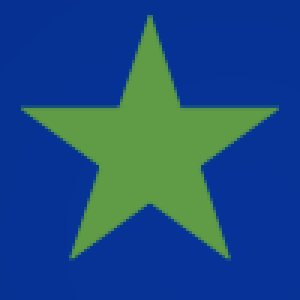
#> input picture Example1.png, 100 x 100 px (shown 3 times larger); its folder holds only this picture in this run
$ python PixelArtToPattern.py Example1.png
#> lines starting #> are read from the running program, lines starting #| are printed output that depends on the picture
#! /usr/bin/env python3

# Arguments - #1 Filename/path
#   All subsequent args are optional
#			- #2 scale - Upscaling factor (integer). Default is 10
#			- #3 guides - Guide locations (in original pixels). To get NO guides, specify an empty list ()
#			- #4 style - Style ('d'ot, 'l'ine, 'p'lus, 'n'one, 'c'ontrast) for ALL guides (or specify per guide, below). Dot is a single pixel dot at each corner, Line is a full outline of each pixel, Plus is a + sign at each corner (3 new pixels wide), None is nothing - use if you don't want each pixel guided. Contrast is as plus, but centre pixel is inverted colour. Default is Dot

#			- #5 colour - Custom colour - RGB triplet. Use to give custom colour for ALL guide marks. Default is black.
#                 - IF image has an alpha channel, can supply an RGBA quadruplet instead - opacity will be ignored if not available in image and will be added as opaque if required and not supplied
#			- #6 g_styles - Guide styles - list of length n_guides of style codes. Note these will be added in order, so if 2 guide specs appear at the same location, the symbols will be printed one above the other. If this is not given, all guide styles will match the global style
# Output file will be input name with "_chart" infixed.


#E.g. ./PixelArtToPattern.py "Squirrel.png", scale=10, style=d, guides=(1)
# OR ./PixelArtToPattern.py "Squirrel.png", scale=10, guides =(5, 10, 20), g_styles=(d, p, l)


from PIL import Image
from sys import argv

from ColourHandling import *

def print_use():
  """Print usage information"""
  print("Please supply filename first and remaining arguments with '=', e.g. `style=d`")


def split_args(args):
  """ Process args assuming a=b formatting """
  new_args = {}
  for item in args:
    segs=item.split('=')
    if(len(segs) == 2):
      new_args[segs[0].strip()] = segs[1].strip()
    else:
      print_use()
  return new_args


def add_guide(image, sz, spacing, style, colour):
  """ Add a SINGLE set of guide lines with defined spacing, style and colour
      E.g. adds lines at 0, spacing, spacing*2, spacing*3...
      Image should be accessible with [], sz should be 2-tuple of dimensions
      For instance, results of PIL.Image.load() and PIL.Image.size
      Style is a single character specified in description above
      Colour is value pixels should be given, e.g. an RGB or RGBA tuple for PIL Images
      NB for 'c'ontrast style, range is assumed to be (0,255)"""

  # Guide style None - do nothing
  if(style == 'n'):
    return

  # Guides placed at multiples of spacing
  for i in range(0, sz[0], spacing):
    for j in range(0, sz[1], spacing):

      # Set central pixel
      image[i,j] = colour
      # Also set additional pixels
      if(style == 'l'):
        line = int(spacing/2)
      elif (style == 'p' or style == 'c'):
        line = int(spacing/4)
      if(style != 'd'):
        for ii in range(-line, line+1):
          try:
            image[i+ii, j] = colour
            image[i, j+ii] = colour
          except:
            pass
      # For contrast style, central pixel is contrasting colour
      if(style == 'c'):
        rev_colour = ()
        for k in range(3):
          rev_colour = rev_colour + ( 255-colour[k],)
        for k in range(3, len(colour)):
          rev_colour = rev_colour + (colour[k],)
        image[i, j] = rev_colour

def main(args):

  # Must have at least one argument - the filename
  if(len(args) < 1):
    print_use()
    print("Nothing Done")
    return

  # Get filename, and parse all other args
  filename = args[0]
  other_args = split_args(args[1:])

  # Scaling factor is an integer
  try:
    scale = int(other_args['scale'])
  except:
    scale = 10

  # Style should be a single character
  try:
    style = other_args['style']
  except:
    style = 'd'

  # List of comma-sep guide positions
  try:
    guides_els = other_args['guides'].strip('()').split(',')
    guides = [int(el) for el in guides_els]
  except:
    guides = []

  try:
    g_styles= other_args['g_styles'].strip('()').split(',')
  except:
    g_styles = []

  try:
    colour = other_args['colour'].strip('()').split(',')
    colour = (int(colour[0].strip(' ')), int(colour[1].strip(' ')), int(colour[2].strip(' ')))
  except:
    colour = (0,0,0)

  # Re-do defaults if guides was not supplied - for this we do basic most useful option, and
  # Overwrite specified styles
  if 'guides' not in other_args:
    guides = [1, 10]
    g_styles = ['d', 'l']


  #Open image
  try:
    im = Image.open(filename)
#> im is the input picture: PIL image 100x100 RGBA; mean R, G, B, A 27.8, 75.5, 130.4, 255
  except:
    print("File not found or could not be opened. Please try again! Sorry!")
    return

  if im.mode == 'RGB':
    colour_len = 3
  elif im.mode == 'RGBA':
    colour_len = 4
  else:
    # DOn't know what to do - try assuming user knows required shape
    colour_len = len(colour)

  # Add opacity to colour, IF REQUIRED only, and trim if over length
  if len(colour) > colour_len:
    colour = colour[0:colour_len]
  if im.mode == 'RGBA' and len(colour) == 3:
    colour = colour + (255,)

  # Parse guides - add style and colour info to make (spacing, style, colour) tuple
  full_guides = []
  if len(g_styles) == len(guides):
    for i in range(len(guides)):
      full_guides.append([guides[i], g_styles[i], colour])
  else:
    for guide in guides:
      full_guides.append([guide, style, colour])

  #Upscale image by scale factor
  sz = im.size
#> sz = (100, 100)
  new_sz = [ el * scale for el in sz]
#> new_sz = [1000, 1000]
  im_big = im.resize(new_sz, Image.BOX)

  # Get pixel map to modify
  pixels = im_big.load()
  # Add all guides
  for guide in full_guides:
    add_guide(pixels, im_big.size, guide[0]*scale, guide[1], guide[2])

  # Infix '_chart' to file name just before extension and save image
  ofile = filename.split('.')
  ofile[-2] = ofile[-2] + "_chart"
  ofile= '.'.join(ofile)

  im_big.save(ofile)
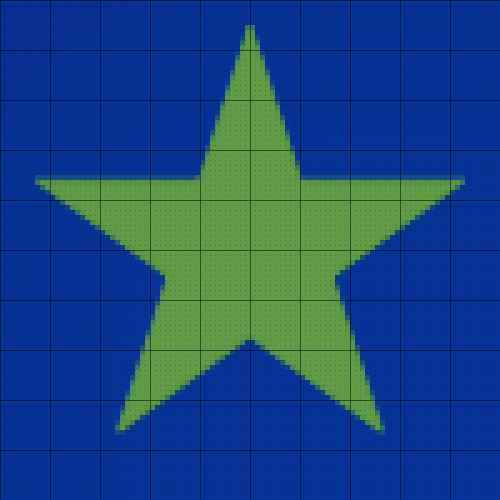
#> saved as Example1_chart.png: PIL image 1000x1000 RGBA (shown at 1/2 size); mean R, G, B, A 27, 73.4, 126.8, 255

if __name__ == "__main__":

  # If run from command line, drop 0th arg (script name)
  args = argv[1:]

  main(args)
